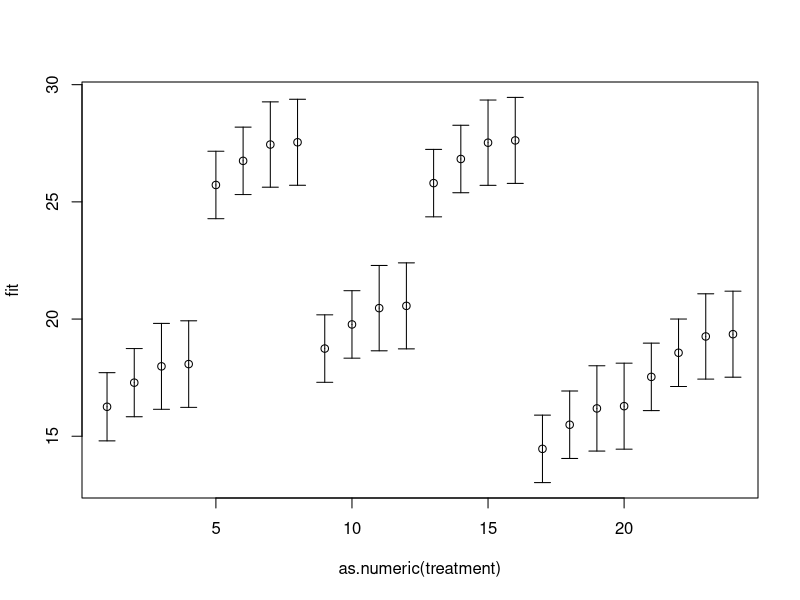
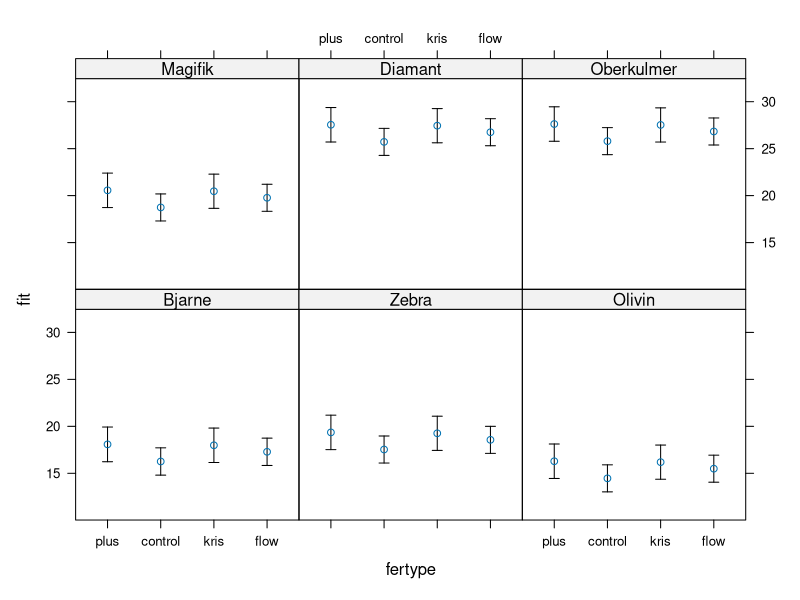

Recreate these plots in R, in order.
## ---- chunk 1
knitr::opts_chunk$set(echo = TRUE)
## ---- chunk 2
rm(list = ls(all = TRUE)) # Clear all objects from the memory
wheat = read.csv("wheatlings_bio2150_F18.csv")

C10 = wheat[wheat$conc %in% c("C10","C0"),]
summary(C10)
with(C10, table(student_gr, fertype))
with(C10, table(variety, fertype))
## ---- chunk 3
# Fitting alternative models

fit_int_sg = lm(length ~ variety*fertype + student_gr, C10)
fit_ad_sg = lm(length ~ variety + fertype + student_gr, C10)
fit_int = lm(length ~ variety*fertype, C10)
fit_ad = lm(length ~ variety + fertype, C10)

model_tab = AIC(fit_int_sg, fit_ad_sg, fit_int, fit_ad)

model_tab$n_parameters = c(
  length(coef(fit_int_sg)),
  length(coef(fit_ad_sg)),
  length(coef(fit_int)),
  length(coef(fit_ad))
)

model_tab$r_sq = c(
  summary(fit_int_sg)$r.squared,
  summary(fit_ad_sg)$r.squared,
  summary(fit_int)$r.squared,
  summary(fit_ad)$r.squared
)

model_tab$adj_r_sq = c(
  summary(fit_int_sg)$adj.r.squared,
  summary(fit_ad_sg)$adj.r.squared,
  summary(fit_int)$adj.r.squared,
  summary(fit_ad)$adj.r.squared
)

n = nrow(wheat)
k = model_tab$n_parameters
model_tab$AICc = model_tab$AIC + (2*k^2+2*k)/(n-k-1)

model_tab[order(model_tab$AICc),]

summary(fit_ad_sg)
## ---- chunk 4
summary(fit_ad)
## ---- chunk 5
Newdata = expand.grid(variety = unique(C10$variety), fertype = unique(C10$fertype), student_gr = "gr_9")
Pred = cbind(Newdata, predict(fit_ad_sg, newdata = Newdata, interval = "confidence"))

# Plotting all with plotrix::plotCI
library(plotrix)
treatment = factor(paste(Pred$variety, Pred$fertype))
with(Pred, plotCI(as.numeric(treatment), fit, ui=upr, li=lwr))
## ---- chunk 6
library(lattice)
panel.ci = function(x, y, ly, uy, subscripts)
{
  ly = ly[subscripts]
  uy = uy[subscripts]
  panel.arrows(x, ly, x, uy,
               length = 0.05,
               angle = 90, code=3)
  panel.xyplot(x, y)
}

Ylim = c(min(Pred$lwr)-3, max(Pred$upr)+3)
xyplot(fit ~ fertype|variety, data = Pred, ly=Pred$lwr, uy=Pred$upr, panel = panel.ci, ylim=Ylim)
## ---- chunk 7
(point_est = coef(fit_ad_sg)["fertypeplus"])
se = sqrt(vcov(fit_ad_sg)["fertypeplus", "fertypeplus"])

# 95% confidence interval
point_est + c(-2,2)*se
## ---- chunk 8
confint(fit_ad_sg)["fertypeplus",]
## ---- chunk 9
est = coef(fit_ad_sg)

# Point extimate of difference:
est["fertypeplus"] - est["fertypeflow"]

# contrast vector
x = rep(0, length(est))
names(x) = names(est)
x["fertypeflow"] = -1
x["fertypeplus"] = 1

# point estimate (check)
(point_estimate = coef(fit_ad_sg) %*% x)

# standard error
SE = sqrt(x %*% vcov(fit_ad_sg) %*% x)

# 95% confidence interval
point_estimate[1,1] + c(-2,2)*SE[1,1]
## ---- chunk 10
beta = coef(fit_ad_sg)
Sigma = vcov(fit_ad_sg)

# For Bjarne
(est = beta[9]/(beta[1] + beta[20])*100)
x = rep(0, length(beta))
x[1] = x[20] = -100*beta[9]/(beta[1] + beta[20])^2 
x[9] = 100/(beta[1] + beta[20])
se = sqrt(x %*% Sigma %*% x)
# Approximate 95% c.i.
est + c(-2,2)*se[1,1]

# For Oberkulmer
(est = beta[9]/(beta[1]+ beta[4] + beta[20])*100)
x = rep(0, length(beta))
x[1] = x[4] = x[20] = -100*beta[9]/(beta[1] + beta[4] + beta[20])^2 
x[9] = 100/(beta[1] + beta[4] + beta[20])
se = sqrt(x %*% Sigma %*% x)
# Approximate 95% c.i.
est + c(-2,2)*se[1,1]
